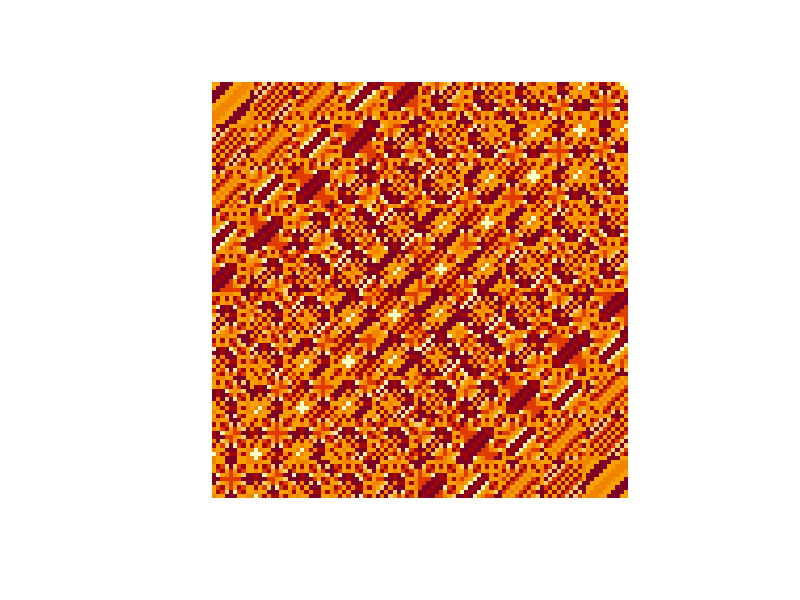

This figure's R source:
digit <- function(num,vec){
  if(num==0) return(rev(vec))
  else return(digit(as.integer(num/10),c(vec,num%%10)))
}

arrange <- function(num,decreasing=FALSE){
  digits = digit(num,c())
  digits = sort(digits,decreasing)
  num = ""
  for(i in 1:length(digits)){
    num = paste(num,digits[i],sep="")
  }
  return(as.integer(num))
}

kaprekars_steps <- function(num,step){
  if(length(unique(digit(num,c())))==1) return(0)
  if(num==6174) return(step)
  num_a = arrange(num)
  num_d = arrange(num,TRUE)
  kaprekars_steps(num_d-num_a,step+1)
}

pad_num <- function(num){
  if(as.integer(log(as.integer(num),10)+1) == 4) return(as.integer(num))
  else pad_num(paste(num,0,sep=""))
}

mat = matrix(0, nrow=99, ncol=99)
for(i in 1:99){
  for(j in 1:99){
    mat[i,j] = kaprekars_steps(pad_num(paste(i,j,sep="")),0)
  }
}

image(1:99, 1:99, mat, asp = 1, axes = F, xlab ='', ylab ='')